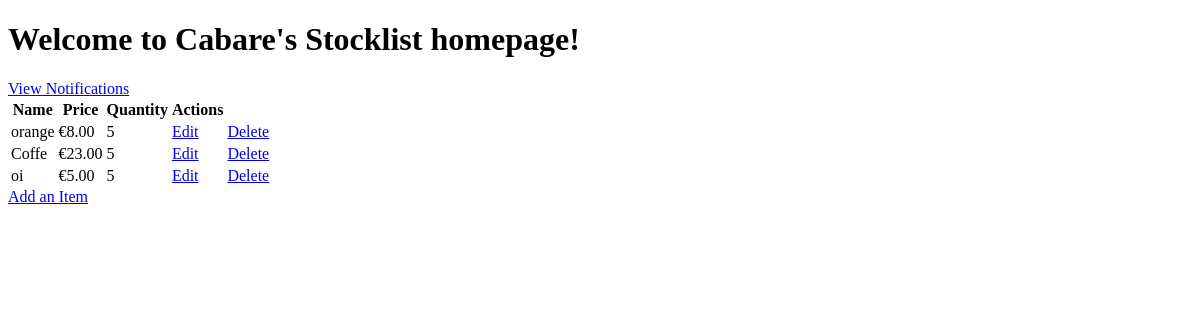
/, run on an earlier commit of the app's database.
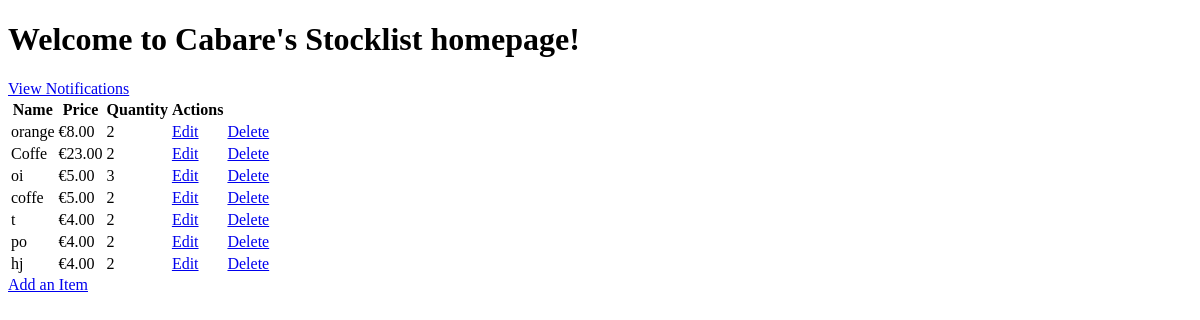
And on a later commit of the database.
### stocklist/models.py (models this page shows, shortened)
class Item(models.Model):
    name = models.CharField(max_length=200, null=False, blank=False, unique=True)
    description = models.TextField(null=True, blank=True)
    price = models.DecimalField(max_digits=10, decimal_places=2, null=False, blank=False, validators=[MinValueValidator(0.01)])
    quantity = models.PositiveIntegerField(default=0)
    reorder_level = models.PositiveIntegerField(default=0)  # Add reorder_level field to Item model
    status = models.BooleanField(default=True)  # Add status field (True for active, False for inactive)
    reorder_threshold = models.PositiveIntegerField(default=5, validators=[MinValueValidator(1)])

### stocklist/views.py (the view)
# urls.py: 2. Add a URL to urlpatterns:  path('', views.home, name='home')
def home(request):
    items = Item.objects.all()
    welcome_message = "Welcome to Cabare's Stocklist homepage!"
    context = {
        'welcome_message': welcome_message,
        'items': items,
    }
    return render(request, 'home.html', context)

### stocklist/templates/home.html (shortened to what this page needs)
<!DOCTYPE html>
<html>
<head>
</head>
<body>
    <h1>{{ welcome_message }}</h1>
    <a href="{% url 'notifications' %}">View Notifications</a>
    {% if items %}
      <table>
        <thead>
          <tr>
            <th>Name</th>
            <th>Price</th>
            <th>Quantity</th>
            <th>Actions</th>
          </tr>
        </thead>
        <tbody>
          {% for item in items %}
            <tr>
              <td>{{ item.name }}</td>
              <td>&euro;{{ item.price }}</td>
              <td>{{ item.quantity }}</td>
              <td><a href="{% url 'edit_item' item.id %}">Edit</a></td>
              <td><a href="{% url 'delete_item' item.id %}">Delete</a></td>
            </tr>
          {% endfor %}
        </tbody>
      </table>
    {% else %}
      <p>No items available</p>
    {% endif %}
    <a href="{% url 'add_item' %}">Add an Item</a>
</body>
</html>

What changed in the data, as far as the page shows it:
changed Item "orange": quantity "5" → "2"
changed Item "Coffe": quantity "5" → "2"
changed Item "oi": quantity "5" → "3"
added Item: name "coffe", price "5.00", quantity "2"
added Item: name "t", price "4.00", quantity "2"
added Item: name "po", price "4.00", quantity "2"
added Item: name "hj", price "4.00", quantity "2"
